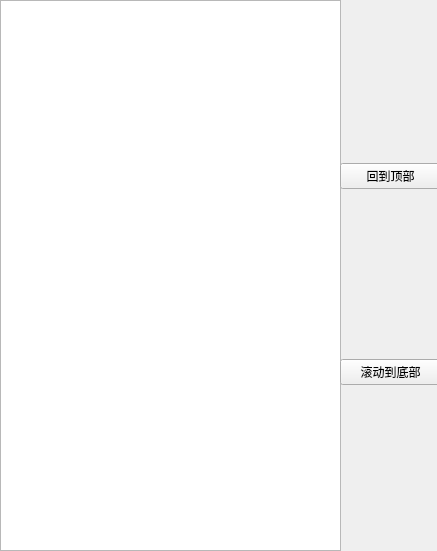
<?xml version="1.0" encoding="UTF-8"?>
<ui version="4.0">
 <class>Form</class>
 <widget class="QWidget" name="Form">
  <property name="geometry">
   <rect>
    <x>0</x>
    <y>0</y>
    <width>437</width>
    <height>551</height>
   </rect>
  </property>
  <property name="windowTitle">
   <string>列表</string>
  </property>
  <widget class="QListWidget" name="listWidget">
   <property name="geometry">
    <rect>
     <x>0</x>
     <y>0</y>
     <width>341</width>
     <height>551</height>
    </rect>
   </property>
  </widget>
  <widget class="QWidget" name="verticalLayoutWidget">
   <property name="geometry">
    <rect>
     <x>340</x>
     <y>-1</y>
     <width>101</width>
     <height>551</height>
    </rect>
   </property>
   <layout class="QVBoxLayout" name="verticalLayout">
    <item>
     <widget class="QPushButton" name="pushButton_2">
      <property name="text">
       <string>回到顶部</string>
      </property>
     </widget>
    </item>
    <item>
     <widget class="QPushButton" name="pushButton_3">
      <property name="text">
       <string>滚动到底部</string>
      </property>
     </widget>
    </item>
   </layout>
  </widget>
 </widget>
 <resources/>
 <connections/>
</ui>
